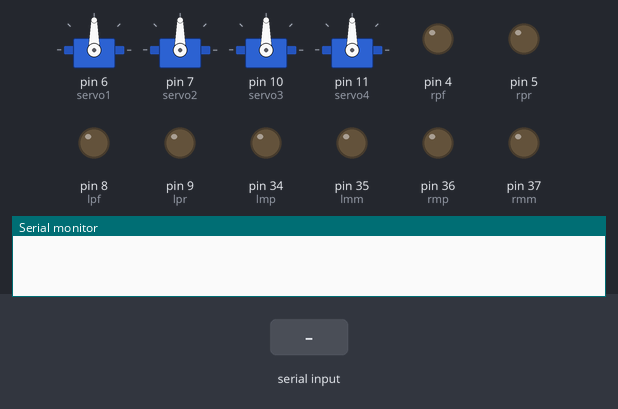
The sketch below on a simulated Arduino Mega 2560, built with avr-gcc and run on an emulated ATmega2560. Parts: 4 × servo, output pins drawn as LEDs (lit = HIGH), the last lines printed to the serial monitor. The test bench sets the inputs (shaded band).

Above: at 1.2 s.
1.3 s: "w90\n" received over the second serial link
At 2.8 s:
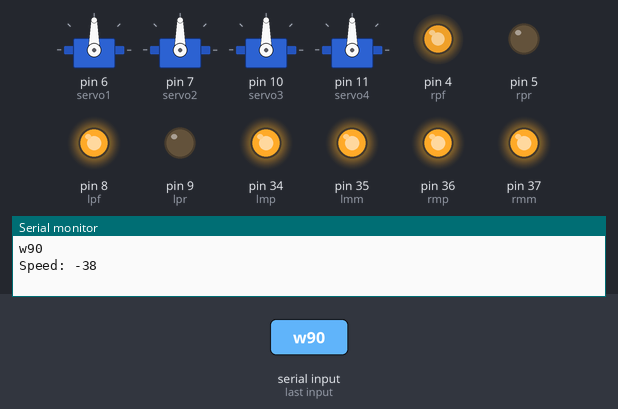
3.8 s: "e\n" received over the second serial link
At 5.9 s:
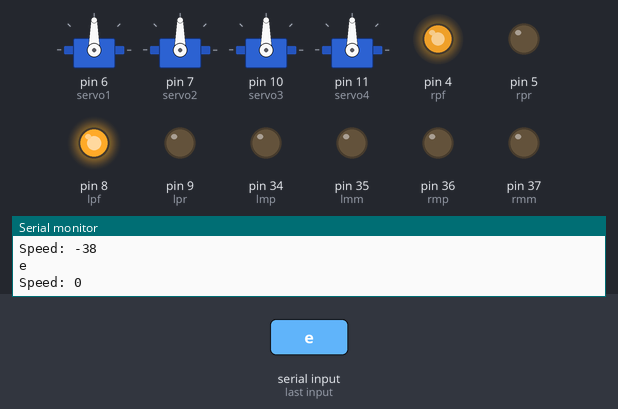
6.3 s: "w,45\n" received over the second serial link
At 7.8 s:
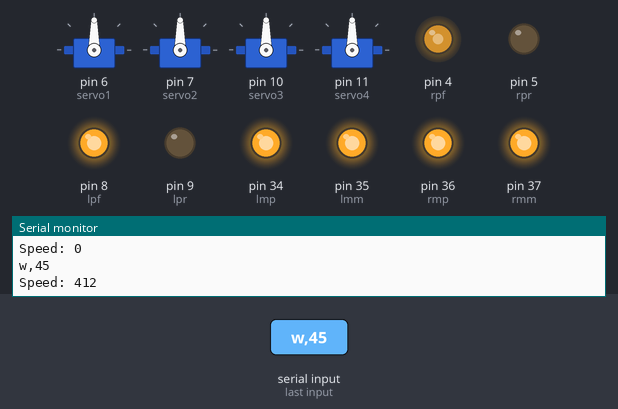
8.8 s: "s90\n" received over the second serial link
At 10.9 s:
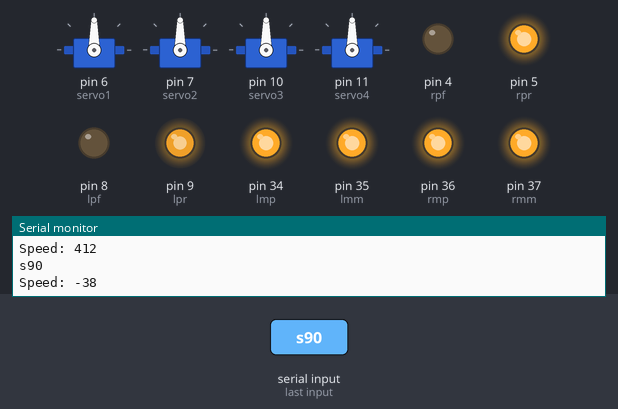
11.3 s: "s,45\n" received over the second serial link
At 12.8 s:
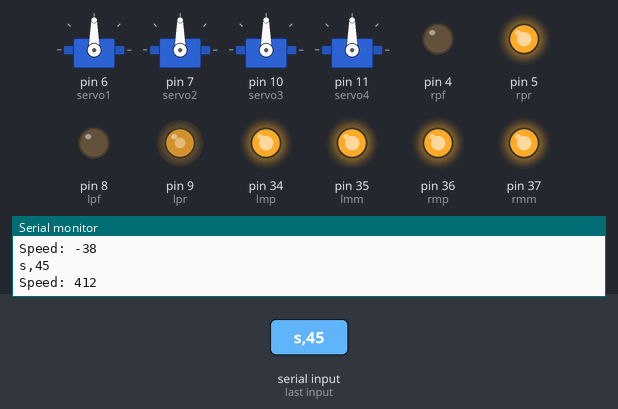
13.8 s: "a90\n" received over the second serial link
At 15.9 s:
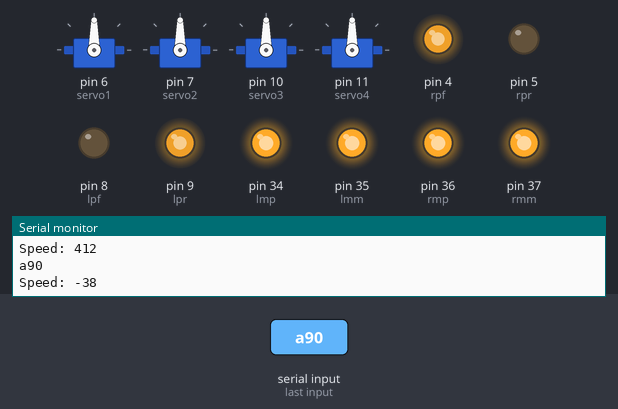
Timing chart, 0 to 17.3 s (numbered marks = the images above; inputs shaded):
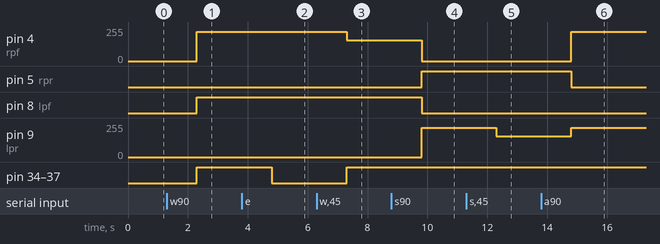

Measured:
- after the input at 1.3 s, pin 4 (rpf): 0/255 → 218/255 after 1.0 s; pin 8 (lpf), pin 34 (lmp), pin 35 (lmm), pin 36 (rmp), pin 37 (rmm): LOW → HIGH after 1.0 s
- after the input at 3.8 s, pin 34 (lmp), pin 35 (lmm), pin 36 (rmp), pin 37 (rmm): HIGH → LOW after 1.0 s
- after the input at 6.3 s, pin 4 (rpf): 218/255 → 156/255 after 1.0 s; pin 34 (lmp), pin 35 (lmm), pin 36 (rmp), pin 37 (rmm): LOW → HIGH after 1.0 s
- after the input at 8.8 s, pin 4 (rpf): 156/255 → 0/255 after 1.0 s; pin 5 (rpr): LOW → HIGH after 1.0 s; pin 8 (lpf): HIGH → LOW after 1.0 s; pin 9 (lpr): 0/255 → 218/255 after 1.0 s
- after the input at 11.3 s, pin 9 (lpr): 218/255 → 156/255 after 1.0 s
- after the input at 13.8 s, pin 4 (rpf): 0/255 → 218/255 after 1.0 s; pin 5 (rpr): HIGH → LOW after 1.0 s; pin 9 (lpr): 156/255 → 218/255 after 1.0 s

The sketch:

ArduinoMCU.ino
```cpp
#include<Servo.h>

#define rmp 36
#define rmm 37
#define rpf 4 //Right_motor_PWm_forward
#define rpr 5 //Right_motor_PWm_Reverse

#define lmp 34
#define lmm 35
#define lpf 8 //Left_motor_PWm_forward
#define lpr 9 //Left_motor_PWm_reverse

int speeds=0;
char data,dataA;

#include "motorFunc.h"

#define servo1 6
#define servo2 7
#define servo3 10
#define servo4 11

#include "ArmClass.h"

int i1=90,i2=90,i3=90,i4=95,pos;
Servo s1,s2,s3,s4;

void info(int i){
    Serial.print(" ");
    Serial.print(i);
}
void endF(char DATA)
  {
     pos=(DATA-48)*11;
    if(pos==0)
      pos=10;
    Serial.print(" ");
    Serial.print(pos);
    s4.write(pos);
  }
Arm a1(s1),a2(s2),a3(s3),a4(s4);

#include "servoFunc.h"

int pwm = 0;

void setup(){
  Serial.begin(9600);
  Serial3.begin(9600);

  //Motor pinMode//Right_Motor
  pinMode(rmp,OUTPUT);
  pinMode(rmm,OUTPUT);
  pinMode(rpf,OUTPUT);
  pinMode(rpr,OUTPUT);
  //Left_Motor
  pinMode(lmp,OUTPUT);
  pinMode(lmm,OUTPUT);
  pinMode(lpf,OUTPUT);
  pinMode(lpr,OUTPUT);

  s1.attach(servo1);
  s2.attach(servo2);
  s3.attach(servo3);
  s4.attach(servo4);

  resetAll();
}

void loop(){
  if(Serial3.available()>0){
    String x;
    x =Serial3.readStringUntil('\0');
    //Serial.print("String: ");
    Serial.println(x);
    Serial3.write('>');
    speeds=parsePWM(x);
    driveCar(x[0]);
    Serial.print("Speed: ");
    Serial.println(speeds);
  }
}
```

ArmClass.h
```cpp
class Arm
{
  public:
  Servo s;
   Arm(Servo servo){
   s=servo;
  }
  int moveRight(int i){
    s.write(i);
    i--;
    if(i<5)
      i=5;
    return i;
  }
  int moveLeft(int i){
    s.write(i);
    i++;
    if(i>175)
      i=175;
    return i;
  }
  void reset(int val)
  {
    s.write(val);
  }
};
```

motorFunc.h
```cpp
void forward()
{
  digitalWrite(rmp,HIGH);
  digitalWrite(rmm,HIGH);
  analogWrite(rpf,speeds);
  analogWrite(rpr,0);

  digitalWrite(lmp,HIGH);
  digitalWrite(lmm,HIGH);
  analogWrite(lpf,speeds);
  analogWrite(lpr,0);
}

void backward()
{
  digitalWrite(rmp,HIGH);
  digitalWrite(rmm,HIGH);
  analogWrite(rpf,0);
  analogWrite(rpr,speeds);

  digitalWrite(lmp,HIGH);
  digitalWrite(lmm,HIGH);
  analogWrite(lpf,0);
  analogWrite(lpr,speeds);
}

void breaks()
{
  digitalWrite(rmp,LOW);
  digitalWrite(rmm,LOW);

  digitalWrite(lmp,LOW);
  digitalWrite(lmm,LOW);
}
void tright()
{
  digitalWrite(rmp,HIGH);
  digitalWrite(rmm,HIGH);
  analogWrite(rpf,0);
  analogWrite(rpr,speeds);

  digitalWrite(lmp,HIGH);
  digitalWrite(lmm,HIGH);
  analogWrite(lpf,speeds);
  analogWrite(lpr,0);
}

void tleft()
{
  digitalWrite(rmp,HIGH);
  digitalWrite(rmm,HIGH);
  analogWrite(rpf,speeds);
  analogWrite(rpr,0);

  digitalWrite(lmp,HIGH);
  digitalWrite(lmm,HIGH);
  analogWrite(lpf,0);
  analogWrite(lpr,speeds);
}

int parsePWM(String x){
  int i=2; //1st character is direction, 2nd one is: <
  int val=0;
  while(x[i]!='\0' && x[i]!='>'){
    val*=10;
    int temp = x[i]-48;
    val+=temp;
    i++;
  }
  return val;
}

void driveCar(char Direction){
  if(Direction=='w'){
    forward();
  } else if (Direction=='s'){
    backward();
  } else if (Direction=='a'){
    tleft();
  } else if (Direction=='d'){
    tright();
  } else if (Direction=='q'){
    forward();
  } else if (Direction=='e'){
    breaks();
  }
}
```

servoFunc.h
```cpp
void resetAll(){
  a1.reset(90);
  a2.reset(90);
  a3.reset(90);

}

void ControlArm()
{
  while(1)
  {
    dataA=Serial.read();
    Serial.print(" ");
    Serial.println(data);
    if(dataA=='R')//Servo-1
    {
       i1=a1.moveRight(i1);
       info(i1);
     }
     else if(dataA=='L')
     {
        i1=a1.moveLeft(i1);
        info(i1);
      }
      else if(dataA=='F')//Servo-2
      {
        i2=a2.moveRight(i2);
        info(i2);
      }
      else if(dataA=='B')
      {
        i2=a2.moveLeft(i2);
        info(i2);
      }
      else if(dataA=='I')//Servo-3
      {
       i3=a3.moveRight(i3);
       info(i3);
      }
      else if(dataA=='G')
      {
        i3=a3.moveLeft(i3);
        info(i3);
      }
       //Servo-4
//       else if(dataA=='0' || dataA=='1' || dataA=='2' || dataA=='3' || dataA=='4' || dataA=='5' || dataA=='6' || dataA=='7' || dataA=='8' || dataA=='9')
//       {
//       endF(dataA);
//       }
        else if(dataA=='J')
        {
        i4=a4.moveRight(i4);
        if(i4<95)
          i4=95;
        info(i4);
        }
        else if(dataA=='H')
        {
        i4=a4.moveLeft(i4);
        info(i4);
        if(i4>145)
          i4=145;
        }
       else if(dataA=='w')
       {
         break;
       }
   }
}
```
